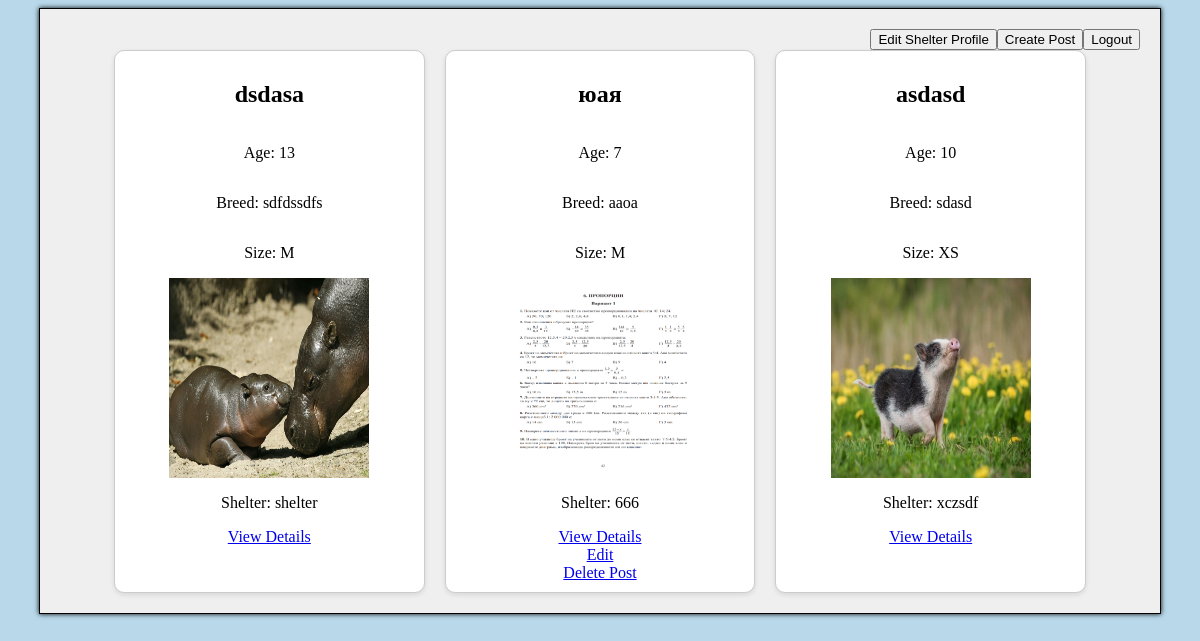
Screenshot of / (signed in) with the database file from the repository.
### gui/models.py (models this page shows, shortened)
class DogAdoptionPost(models.Model):
    GENDER_CHOICES = [
        ('male', 'Male'),
        ('female', 'Female'),
    ]
    SIZE_CHOICES = [
        ('XS', 'Extra Small'),
        ('S', 'Small'),
        ('M', 'Medium'),
        ('L', 'Big'),
        ('XL', 'Extra Large'),
    ]
    name = models.CharField(max_length=255)
    age = models.PositiveIntegerField()
    gender = models.CharField(max_length=6, choices=GENDER_CHOICES)
    breed = models.CharField(max_length=255)
    description = models.TextField(blank=True)
    shelter = models.ForeignKey(Shelter, on_delete=models.CASCADE, null=True)
    image = models.ImageField(upload_to='dogs/', blank=True, null=True)
    size = models.CharField(max_length=2, choices=SIZE_CHOICES, default='M')

class Shelter(models.Model):
    user = models.OneToOneField(get_user_model(), on_delete=models.CASCADE, related_name='shelter', limit_choices_to={'role': 'shelter'}, null=True)
    name = models.CharField(max_length=255)
    working_hours = models.TextField()
    phone = models.CharField(max_length=20)
    address = models.CharField(max_length=255, default='')
    latitude = models.FloatField(default=0.0)
    longitude = models.FloatField(default=0.0)

### gui/views.py (the view)
# urls.py: path('', views.index, name='index'),
@login_required(login_url='/register-login')
def index(request):
    dogs = DogAdoptionPost.objects.all()
    shelters = Shelter.objects.all()
    return render(request, 'index.html', {'dogs': dogs, 'shelters': shelters})

### gui/templates/index.html (shortened to what this page needs)
{% extends "base_content.html" %}
{% load static %}
{% block content %}
    <form action="{% url 'logout' %}" method="post">
        <button type="submit" class="float-right">Logout</button>
    </form>
{% if request.user.role == 'shelter' %}
<form action="{% url 'create_post' %}" method="get" >
    <button type="submit" class="float-right">Create Post</button>
</form>
<form action="{% url 'edit_shelter' request.user.shelter.id %}" method="get">
    <button type="submit" class="float-right">Edit Shelter Profile</button>
</form>
{% endif %}
<div class="dog-container">
    {% for dog in dogs %}
    <div class="dog-item">
        <h2>{{ dog.name }}</h2>
        <p>Age: {{ dog.age }}</p>
        <p>Breed: {{ dog.breed }}</p>
        <p>Size: {{ dog.size }}</p>
        <div class="dog-image">
            {% if dog.image %}
                <img src="{{ dog.image.url }}" style="width: 200px; height: 200px;">
            {% else %}
                <img src="{% static 'dog_silhouette.jpg' %}" alt="Default Image" style="width: 200px; height: 200px;">
            {% endif %}
        </div>
        <p>Shelter: {{ dog.shelter.name }}</p>
        <a href="{% url 'dog_details' pk=dog.pk %}">View Details</a>
        {% if request.user.is_authenticated and request.user.role == 'shelter' and dog.shelter.user == request.user %}
            <a href="{% url 'edit_post' dog.pk %}">Edit</a>
            <a href="{% url 'delete_post' dog.pk %}">Delete Post</a>
        {% endif %}
    </div>
    {% endfor %}
</div>
{% endblock %}

### gui/static/generic.css (style rules this page uses)
body { background-color: #b9d9eb; }
.float-right { float: right; }
.dog-container { display: grid; grid-template-columns: repeat(auto-fill, minmax(250px, 1fr)); gap: 20px; width: 90%; margin: 0 auto; }
.dog-item { background-color: white; border: 1px solid #ccc; border-radius: 10px; padding: 10px; box-shadow: 0 2px 5px rgba(0,0,0,0.1); display: flex; flex-direction: column; align-items: center; }
.dog-image { width: 100%; height: auto; object-fit: cover; border-radius: 10px; max-width: 200px; max-height: 200px; }

### rows the page displays
DogAdoptionPost: name "dsdasa", age "13", breed "sdfdssdfs", size "M", image (picture), shelter.name "shelter"
DogAdoptionPost: name "юая", age "7", breed "ааоа", size "M", image (picture), shelter.name "666", shows "Edit"
DogAdoptionPost: name "asdasd", age "10", breed "sdasd", size "XS", image (picture), shelter.name "xczsdf"
